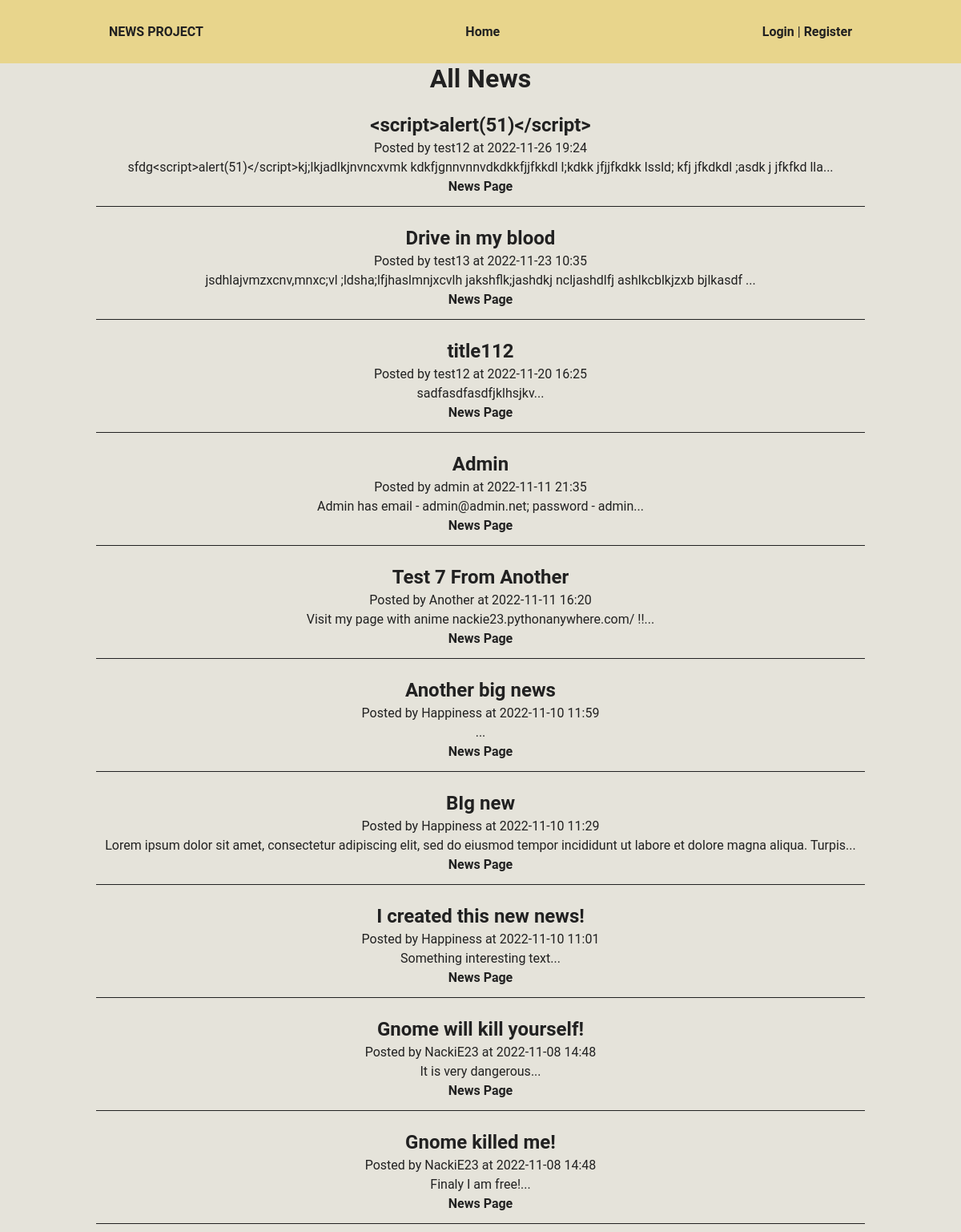
The page / on the database its author committed.
### tables this page shows
CREATE TABLE news (
    id INTEGER PRIMARY KEY autoincrement, 
    created DATETIME,
    title TEXT NOT NULL, 
    main_text TEXT NOT NULL,
    user_id INTEGER NOT NULL,
    FOREIGN KEY(user_id) REFERENCES users(id)
  );

CREATE TABLE users (
    id INTEGER PRIMARY KEY autoincrement,
    email TEXT UNIQUE NOT NULL, 
    username TEXT NOT NULL, 
    password TEXT NOT NULL,
    is_admin BOOLEAN NOT NULL DEFAULT 0 CHECK (is_admin IN (0, 1))
  );

### views/pages/news_list.php (called while the page is built, shortened)
<?php
$news_array = News::all();
require 'views/templates/dafault_template.php';

### router/routes.php (called while the page is built, shortened)
<?php
Router::enable();

### index.php (called while the page is built, shortened)
<?php
require_once "router/routes.php";

### app/Controllers/News.php (called while the page is built, shortened)
<?php
class News {
    public static function all(): \SQLite3Result {
        $sql = "SELECT n.id, n.created, n.title, n.main_text, n.user_id, u.username
                FROM news n
                JOIN users u
                    ON n.user_id == u.id
                ORDER BY n.created DESC";
        return $GLOBALS['db']->query($sql);
    }
}

### views/templates/news_list.php (the view)
<h1>All News</h1>
<?php
while ($news = $news_array->fetchArray(SQLITE3_ASSOC)) {
    ?>
    <div class='news'>
        <div class='row'>
            <h2><?= htmlspecialchars($news['title']); ?></h2>
        </div>
        <div class='row'>
            <p>Posted by <?= htmlspecialchars($news['username']) ?> at <?= $news['created'] ?></p>
        </div>
        <div class='row'>
            <p><?= htmlspecialchars(substr($news['main_text'], 0, 130)) ?>...</p>
        </div>
        <div class='row'>
            <p>
                <a class='btn btn-secondary' href='/news?id=<?= $news['id'] ?>'>
                    News Page
                </a>
            </p>
        </div>
    </div>
    <?php
}
?>

### app/Services/Router.php (shortened to what this page needs)
<?php
class Router {
    private static $list = [];
    public static function route(string $uri, string $page_name, array $methods, string $name = null) {
        self::$list[] = [
            "uri" => $uri,
            "page" => $page_name,
            "methods" => $methods,
            "name" => $name
        ];
    }
    public static function enable() {
        $query = $_GET['q'];
        foreach(self::$list as $route) {
            if ($route['uri'] === '/' . $query) {
                if (in_array($_SERVER['REQUEST_METHOD'], $route['methods'])) {
                    require_once "views/pages/" . $route['page'] . ".php";
                    exit();
                } else {
                    break;
                }
            }
        }
    }
}

### views/templates/dafault_template.php (shortened to what this page needs)
<!DOCTYPE html>
<html lang="en">
<head>
    <link type="text/css" href="/assets/css/styles.min.css" rel="stylesheet" />
</head>
<body>
<header>
    <div class="elements container">
        <div class="elements__logo">
            <a href="/">
                NEWS PROJECT
            </a>
        </div>
        <div class="elements_menu">
            <ul class="elements_menu__list">
                <li class="elements_menu__list_item">
                    <a class="elements_menu__list_item_link" href="/">Home</a>
                </li>
            </ul>
        </div>
        <div class="elements__button">
<?php if (!$_SESSION['user']): ?>
            <a class="elements__button_link" href="/login">Login</a>
            |
            <a class="elements__button_link" href="/register">Register</a>
<?php else: ?>
            <?= htmlspecialchars($_SESSION['user']['username']) ?> |
            <a class="elements__button_link" href="/logout">Logout</a>
<?php endif; ?>
        </div>
    </div>
</header>
<div class="container">
<?php include 'views/templates/' . $content_template ?>
</div>
</body>
</html>

### rows shown on the page
news: title "<script>alert(51)</script>", user.username "test12", created "2022-11-26 19:24", main_text "sfdg<script>alert(51)</script>kj;lkjadlkjnvncxvmk kdkfjgnnvnnvdkdkkfjjfkkdl l;kdkk jfjjfkdkk lssld; kfj jfkdkdl ;asdk j jfkfkd lla"
news: title "Drive in my blood", user.username "test13", created "2022-11-23 10:35", main_text "jsdhlajvmzxcnv,mnxc;vl ;ldsha;lfjhaslmnjxcvlh jakshflk;jashdkj ncljashdlfj ashlkcblkjzxb bjlkasdf"
news: title "title112", user.username "test12", created "2022-11-20 16:25", main_text "sadfasdfasdfjklhsjkv"
news: title "Admin", user.username "admin", created "2022-11-11 21:35", main_text "Admin has email - admin@admin.net; password - admin"
news: title "Test 7 From Another", user.username "Another", created "2022-11-11 16:20", main_text "Visit my page with anime nackie23.pythonanywhere.com/ !!"
news: title "Another big news", user.username "Happiness", created "2022-11-10 11:59"
news: title "BIg new", user.username "Happiness", created "2022-11-10 11:29", main_text "Lorem ipsum dolor sit amet, consectetur adipiscing elit, sed do eiusmod tempor incididunt ut labore et dolore magna aliqua. Turpis"
news: title "I created this new news!", user.username "Happiness", created "2022-11-10 11:01", main_text "Something interesting text"
news: title "Gnome will kill yourself!", user.username "NackiE23", created "2022-11-08 14:48", main_text "It is very dangerous"
news: title "Gnome killed me!", user.username "NackiE23", created "2022-11-08 14:48", main_text "Finaly I am free!"
